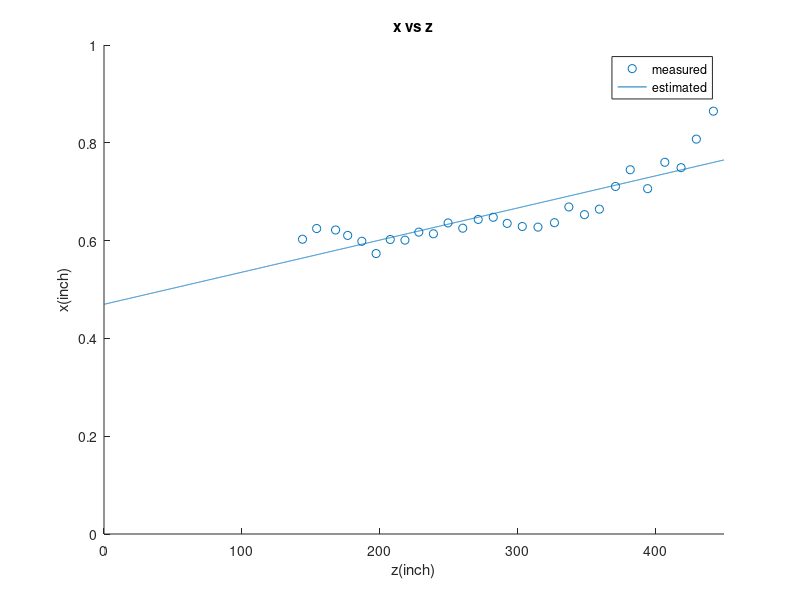
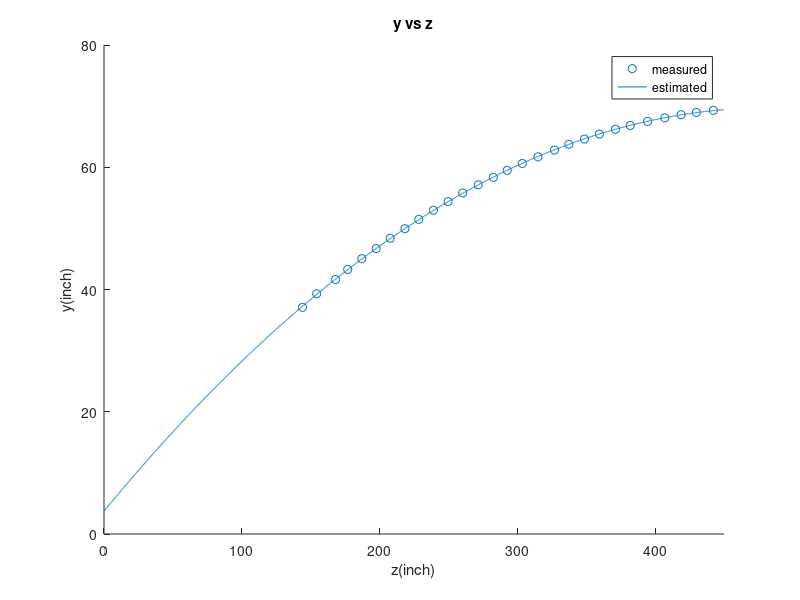

Source code (MATLAB) for these figures, in order:
clear; clc; close all;

[x, y, z] = textread('xyz.txt', '%f %f %f', 28);
y = -y;

% least square estimation
p = polyfit(z,x,1);
z2 = 0:0.1:450;
x2 = polyval(p,z2);

figure(1); hold on;
title('x vs z');
scatter(z,x);
plot(z2,x2);
legend('measured', 'estimated');
xlabel('z(inch)');
ylabel('x(inch)');
xlim([0 450]);
ylim([0 1]);

p2 = polyfit(z,y,2);
y2 = polyval(p2,z2);

figure(2); hold on;
title('y vs z');
scatter(z,y);
plot(z2,y2);
legend('measured', 'estimated');
xlabel('z(inch)');
ylabel('y(inch)');
xlim([0 450]);
ylim([0 80]);
